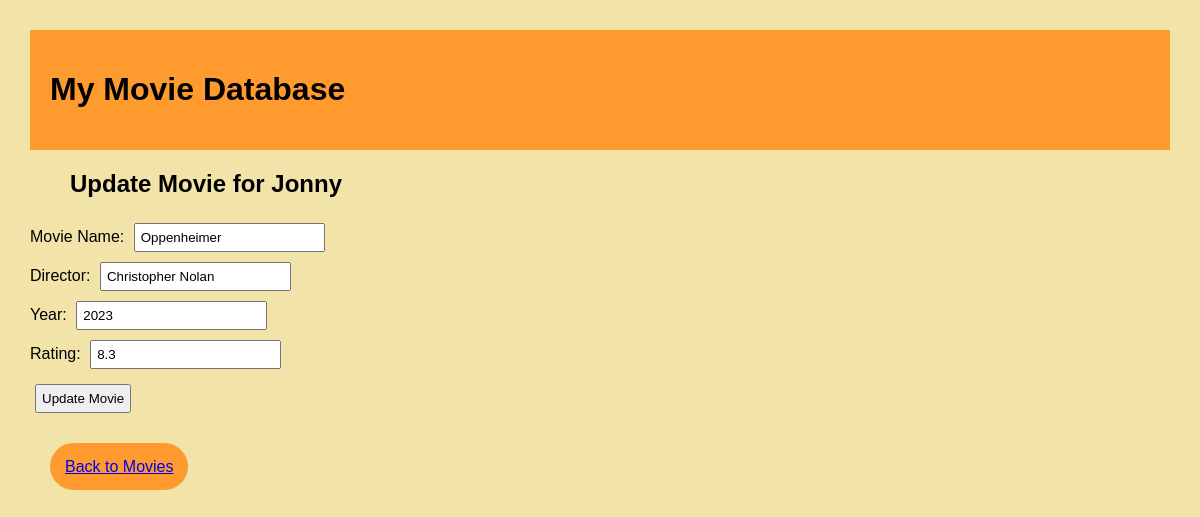
The app's page /users/1/update_movie/4 with its own data.
### data_management/sqlite_data_manager.py (models this page shows)
class User(Base):
    __tablename__ = 'users'
    id = Column(Integer, primary_key=True)
    name = Column(String, nullable=False)
    movies = relationship('Movie', back_populates='user', cascade='all, delete-orphan')

class Movie(Base):
    __tablename__ = 'movies'
    id = Column(Integer, primary_key=True)
    user_id = Column(Integer, ForeignKey('users.id'), nullable=False)
    name = Column(String, nullable=False)
    director = Column(String, nullable=False)
    year = Column(Integer, nullable=False)
    rating = Column(Float, nullable=False)
    poster = Column(String, nullable=True)
    user = relationship('User', back_populates='movies')

### app.py (the view, shortened to what this page needs)
@app.route('/users/<int:user_id>/update_movie/<int:movie_id>', methods=['GET', 'POST'])
def update_movie(user_id, movie_id):
    movie = db_manager.get_movie_by_id(movie_id)
    user = db_manager.get_user_by_id(user_id)
    return render_template('update_movie.html', user=user, movie=movie)

### data_management/sqlite_data_manager.py (called while the page is built)
    def get_user_by_id(self, user_id):
        session = self.Session()
        user = session.query(User).filter_by(id=user_id).first()
        session.close()
        return user

    def get_movie_by_id(self, movie_id):
        session = self.Session()
        movie = session.query(Movie).filter_by(id=movie_id).first()
        session.close()
        return movie

### templates/update_movie.html (shortened to what this page needs)
<!DOCTYPE html>
<html>
<head>
    <link rel="stylesheet" href="{{ url_for('static', filename='style.css') }}">
</head>
<body>
    <header>
        <div class="header">
            <h1>My Movie Database</h1>
        </div>
    </header>
    <h2>Update Movie for {{ user.name }}</h2>
    <form method="post" action="/users/{{ user.id }}/update_movie/{{ movie.id }}">
        <label for="name">Movie Name:</label>
        <input type="text" id="name" name="name" value="{{ movie.name }}" required><br>
        <label for="director">Director:</label>
        <input type="text" id="director" name="director" value="{{ movie.director }}" required><br>
        <label for="year">Year:</label>
        <input type="number" id="year" name="year" value="{{ movie.year }}" required><br>
        <label for="rating">Rating:</label>
        <input type="number" id="rating" step="0.1" name="rating" value="{{ movie.rating }}" required><br>
        <button type="submit">Update Movie</button>
    </form>
    <div class="buttonline">
        <a class="fakebutton" href="/users/{{ user.id }}">Back to Movies</a>
    </div>
</body>
</html>

### static/style.css (style rules this page uses)
body { font-family: Arial, sans-serif; background-color: #F2E3A9; margin: 30px; padding: 0; }
.header { background-color: #FF9B2E; margin-bottom: 20px; margin-top: 20px; padding: 20px; }
.fakebutton { background-color: #FF9B2E; margin: 20px; padding: 15px; border-radius: 25px; width: auto; text-align: center; }
.buttonline { margin-top: 40px; }
#rating { margin-bottom: 10px; }
input { padding: 5px; margin: 5px; }
button { padding: 5px; margin: 5px; }
h2 { margin-left: 40px; }

### records on screen
User: name "Jonny"
Movie: name "Oppenheimer", director "Christopher Nolan", year "2023", rating "8.3"
